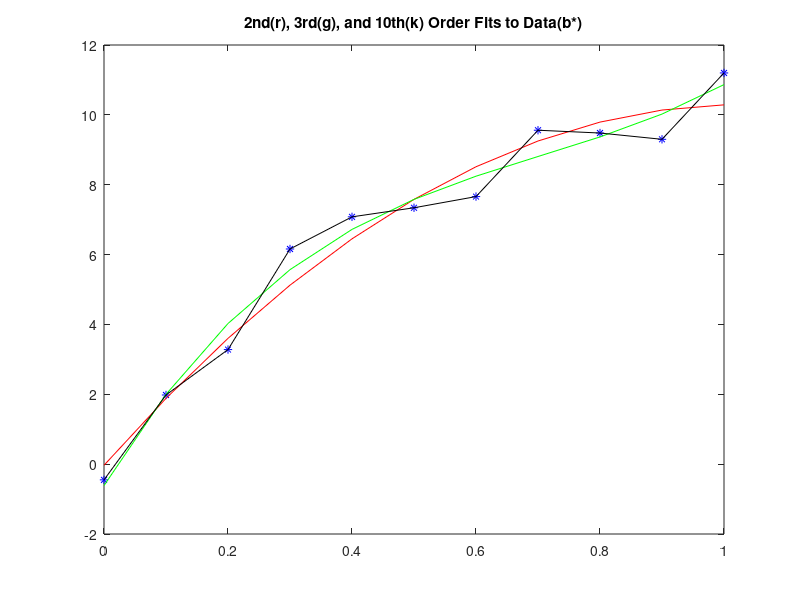

MATLAB code to generate this figure:
%Edward Venator
%EECS 304 Lab 1
%Problem 3

%3.1
x = [0 0.1 0.2 0.3 0.4 0.5 0.6 0.7 0.8 0.9 1];
y = [-0.45 1.98 3.28 6.16 7.08 7.34 7.66 9.56 9.48 9.30 11.20];

p2 = polyfit(x, y, 2)
p3 = polyfit(x, y, 3)
p10 = polyfit(x, y, 10)

figure(1);
plot(x,y,'b*');
title('2nd(r), 3rd(g), and 10th(k) Order Fits to Data(b*)')
hold on;
plot(x,polyval(p2,x),'r');
plot(x,polyval(p3,x),'g');
plot(x,polyval(p10,x),'k');
hold off;